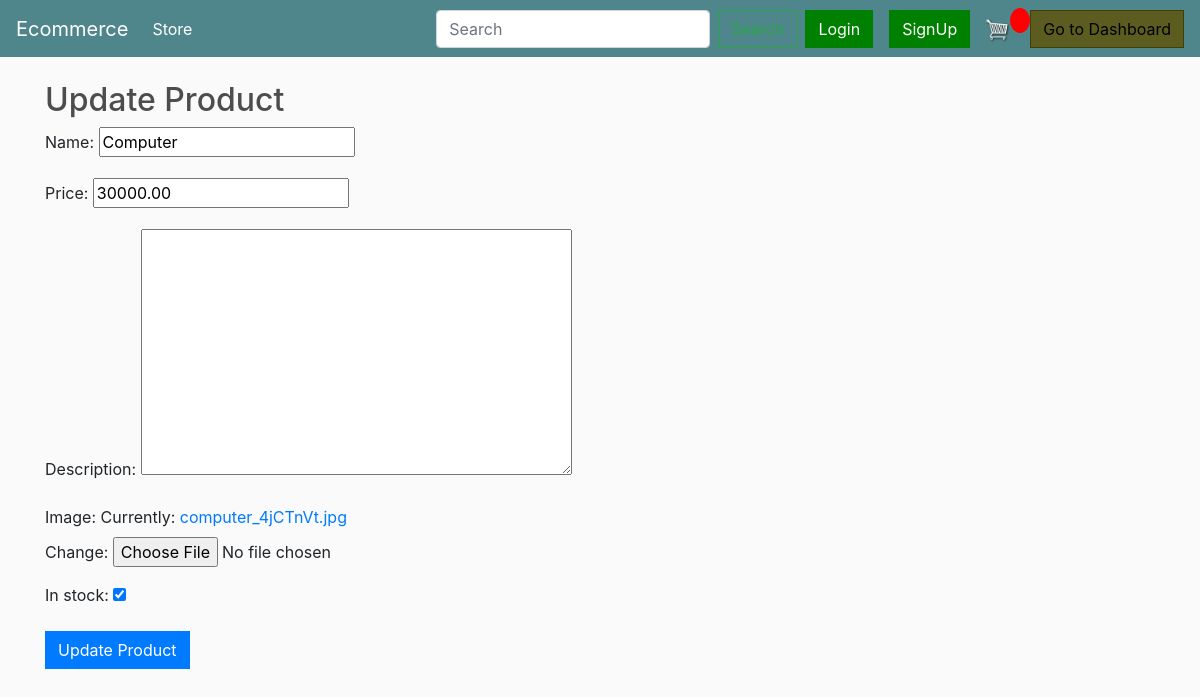
The app's page /update_product/5/ (signed in) with its own data.
### store/models.py (models this page shows, shortened)
class Product(models.Model):
    name= models.CharField(max_length=200,null=True)
    price = models.DecimalField(max_digits=7, decimal_places=2)
    digital = models.BooleanField(default=False,null=True,blank=False)
    image = models.ImageField(upload_to='products/')
    description = models.TextField(null=True, blank=True)
    in_stock = models.BooleanField(default=True)  # New field to indicate stock status
    colors = models.ManyToManyField(Color, related_name='products')
    sizes = models.ManyToManyField(Size, related_name='products')

### store/views.py (the view)
# urls.py: path('update_product/<int:pk>/', views.update_product, name='update_product'),
@user_passes_test(lambda u: u.is_superuser)
def update_product(request, pk):
    product = get_object_or_404(Product, pk=pk)
    if request.method == 'POST':
        form = ProductForm(request.POST, request.FILES, instance=product)
        if form.is_valid():
            form.save()
            return redirect('admin_dashboard')
    else:
        form = ProductForm(instance=product)
    return render(request, 'store/update_product.html', {'form': form})

### store/forms.py
class ProductForm(forms.ModelForm):
    class Meta:
        model = Product
        fields = ['name', 'price', 'description', 'image','in_stock']

### store/templates/store/update_product.html (shortened to what this page needs)
{% extends 'store/main.html' %}
{% block content %}
  <h2>Update Product</h2>
  <form method="POST" enctype="multipart/form-data">
    {{ form.as_p }}
    <button type="submit" class="btn btn-primary">Update Product</button>
  </form>
{% endblock %}

### static/css/main.css (style rules this page uses)
body { background-color: hsl(0, 0%, 98%); }
h1,h2,h3,h4,h5,h6 { color:hsl(0, 0%, 30%); }
.btn { border-radius: 0; }

### records on screen
Product: name "Computer", price "30000.00", in_stock "☑"
